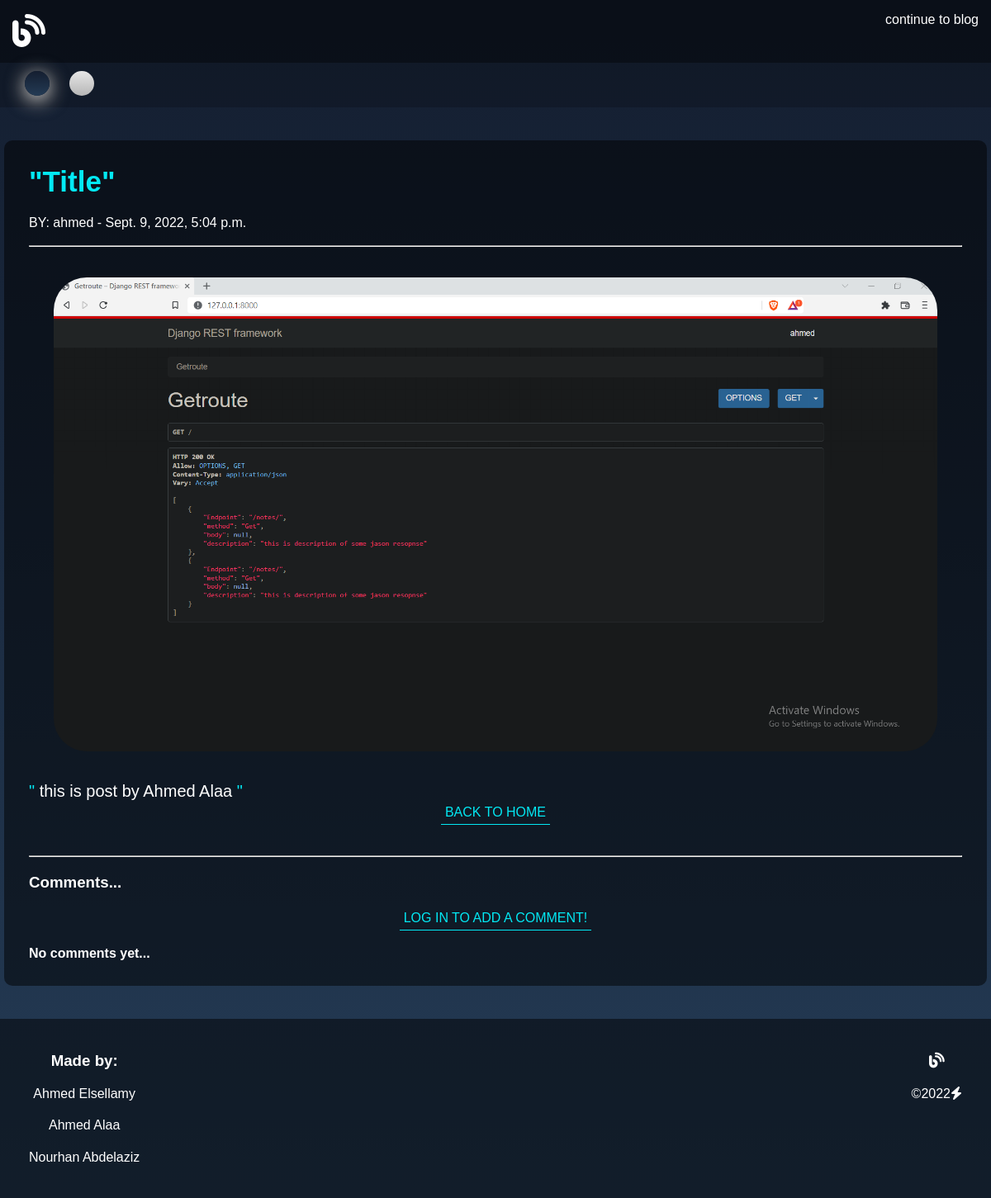
Page /categories/posts/31 on the committed database.
### categories/models.py (models this page shows, shortened)
class Post(models.Model):
    post_title = models.CharField(
        max_length=20, null=False, verbose_name='title')
    post_image = models.ImageField(
        upload_to='categories/post/images/', null=True, verbose_name='image')
    post_content = models.TextField(null=True)
    post_category_id = models.ForeignKey(
        Category, on_delete=models.CASCADE, null=True, verbose_name='category')
    tags = TaggableManager()
    post_user_id = models.ForeignKey(
        User, on_delete=models.CASCADE, null=True, verbose_name='user')
    post_created_at = models.DateTimeField(auto_now_add=True, null=True)
    post_updated_at = models.DateTimeField(auto_now=True, null=True)
    likes = models.ManyToManyField(User, related_name='likes', blank=True)
    dislikes = models.ManyToManyField(
        User, related_name='dislikes', blank=True)
    def get_image_url(self):
        return f"/media/{self.post_image}"

### categories/views.py (the view, shortened to what this page needs)
# urls.py: path('posts/<int:pk>', PostDetail.as_view(), name='post-details'),
class PostDetail(DetailView):
    model = Post
    template_name = 'categories/posts/post_details.html'
    def get_context_data(self, **kwargs):
        data = super().get_context_data(**kwargs)
        comments_connected = Comment.objects.filter(
            comment_post_id=self.get_object()).order_by('-comment_time')
        data['comments'] = comments_connected
        data['forbidden_words'] = ForbiddenWord.objects.all()
        if self.request.user.is_authenticated:
            data['form'] = CommentForm(instance=self.request.user)
        return data

### categories/models.py (called while the page is built)
    def __str__(self):
        return self.forbidden_word

### templates/categories/posts/post_details.html (shortened to what this page needs)
{% extends 'global/base.html' %}
{% load static %}
{% block styles %}
<link rel="stylesheet" href="{% static 'categories/styles/post_details.css' %}">
{% endblock %}
{% block continuetoblog %}
<p><a href="{% url 'home' %}" style="text-decoration: none; color:var(--text-color)">continue to blog</a></p>
{% endblock %}
{% block main %}
<main>
  <div class="container">
    <h2>"{{ post.post_title }}"</h2>
    <p>BY: {{ post.post_user_id }} - {{ post.post_created_at }}</p>
    <br><hr>
    <br><br>
    <img src="{{ post.get_image_url }}" alt="..."><br><br>
    <p class="post-content">{{ post.post_content }}</p>
    <a href="{% url 'home' %}">Back to home</a>
    <br><br><hr>
    <h3>Comments...</h2>
    <br>
    <div class="post-box">
      {% if user.is_authenticated %}
      <form method="post" novalidate class="comment-form">
          {% csrf_token %}
          {% for field in form %}
            <div class="user-box">
              {{field}}
            </div>
          {% endfor %}
          <button type="submit">
              Add comment <i class="fas fa-comments"></i>
          </button>
      </form>
      {%if user in post.likes.all%}
      <form action = "{%url 'unlike-post' post.pk%}" method = 'POST'>
        {% csrf_token %}
        <button value = {{post.pk}} name = "unpost_like">unlike</button>
        <br>
    </form>
      {%elif user not in post.dislikes.all and user not in post.likes.all%}
      <form action = "{%url 'like-post' post.pk%}" method = 'POST'>
        {% csrf_token %}
        <button value = {{post.pk}} name = "post_like">like {{post.total_likes}}</button>
        <br>
    </form>
    {%endif%}
    {%if user in post.dislikes.all %}
      <form action = "{%url 'undislike-post' post.pk%}" method = 'POST'>
        {% csrf_token %}
        <button value = {{post.pk}} name = "undspost_like">un dislike</button>
        <br>
    </form>
    {%elif user not in post.dislikes.all and  user not in post.likes.all%}
      <form action = "{%url 'dislike-post' post.pk%}" method = 'POST'>
        {% csrf_token %}
        <button value = {{post.pk}} name = "post_dislike">dislike {{post.total_dis_likes}}</button>
        <br>
    </form>
    {%endif%}
      {% else %}
      <a href="{% url 'login' %}?next={{request.path}}">Log in to add a comment!</a><br>
      {% endif %}
    </div>
      <div class="comments-section">
        {% if comments %}
        <strong class="number">{{ object.number_of_comments }} Comment{{ object.number_of_comments|pluralize }}</strong>
        <hr>
        <ul>
          {% for comment in comments %}
          <li>
          <div>
              <span>
                <strong>{{ comment.comment_user_id }} </strong>
                <small>{{ comment.comment_time }}</small>
              </span>
              <p>
                {{ comment.comment_content|safe }}
              </p>
            </div>
          </li>
          {% endfor %}
        </ul>
        {% else %}
          <strong>No comments yet...</strong>
        {% endif %}
      </div>
</div>
</main>
{% endblock %}

### static/global/styles/main.css (style rules this page uses)
:root { --main-color: #03e9f4; --back-color-1: #141e30; --back-color-2: #243b55; --text-color: #fff; --box-color: rgba(0, 0, 0, 0.5); }
* { box-sizing: border-box; margin: 0; padding: 0; }
body { font-family: sans-serif; background: linear-gradient(var(--back-color-1), var(--back-color-2)); }
.container { margin-left: auto; margin-right: auto; padding-left: 10px; padding-right: 10px; }
@media (min-width: 576px) { .container { width: 570px; } }
@media (min-width: 768px) { .container { width: 750px; } }
@media (min-width: 992px) { .container { width: 980px; } }
@media (min-width: 1200px) { .container { width: 1190px; } }
main { position: relative; }

### static/categories/styles/post_details.css (style rules this page uses)
main .container { margin: 40px auto; background: var(--box-color); padding: 30px; border-radius: 10px; -webkit-border-radius: 10px; -moz-border-radius: 10px; -ms-border-radius: 10px; -o-border-radius: 10px; }
main .container h2 { color: var(--main-color); font-size: 35px; margin-bottom: 20px; text-transform: capitalize; }
main .container p { color: var(--text-color); font-size: 16px; }
main .container img { width: calc(100% - 60px); margin-left: auto; margin-right: auto; display: block; border-radius: 40px; -webkit-border-radius: 40px; -moz-border-radius: 40px; -ms-border-radius: 40px; -o-border-radius: 40px; }
main .container .post-content { font-size: 20px; }
main .container .post-content::before, main .container .post-content::after { content: " \" "; color: var(--main-color); }
main .container a { display: block; padding: 5px; margin-left: auto; margin-right: auto; width: fit-content; text-decoration: none; text-transform: uppercase; color: var(--main-color); border-bottom: 1px solid var(--main-color); }
main .container h3 { color: var(--text-color); margin-top: 20px; }
.comments-section { color: var(--text-color) }

### rows in the picture
Post: post_title "Title", post_user_id "ahmed", post_created_at "Sept. 9, 2022, 5:04 p.m.", get_image_url (picture), post_content "this is post by Ahmed Alaa"
